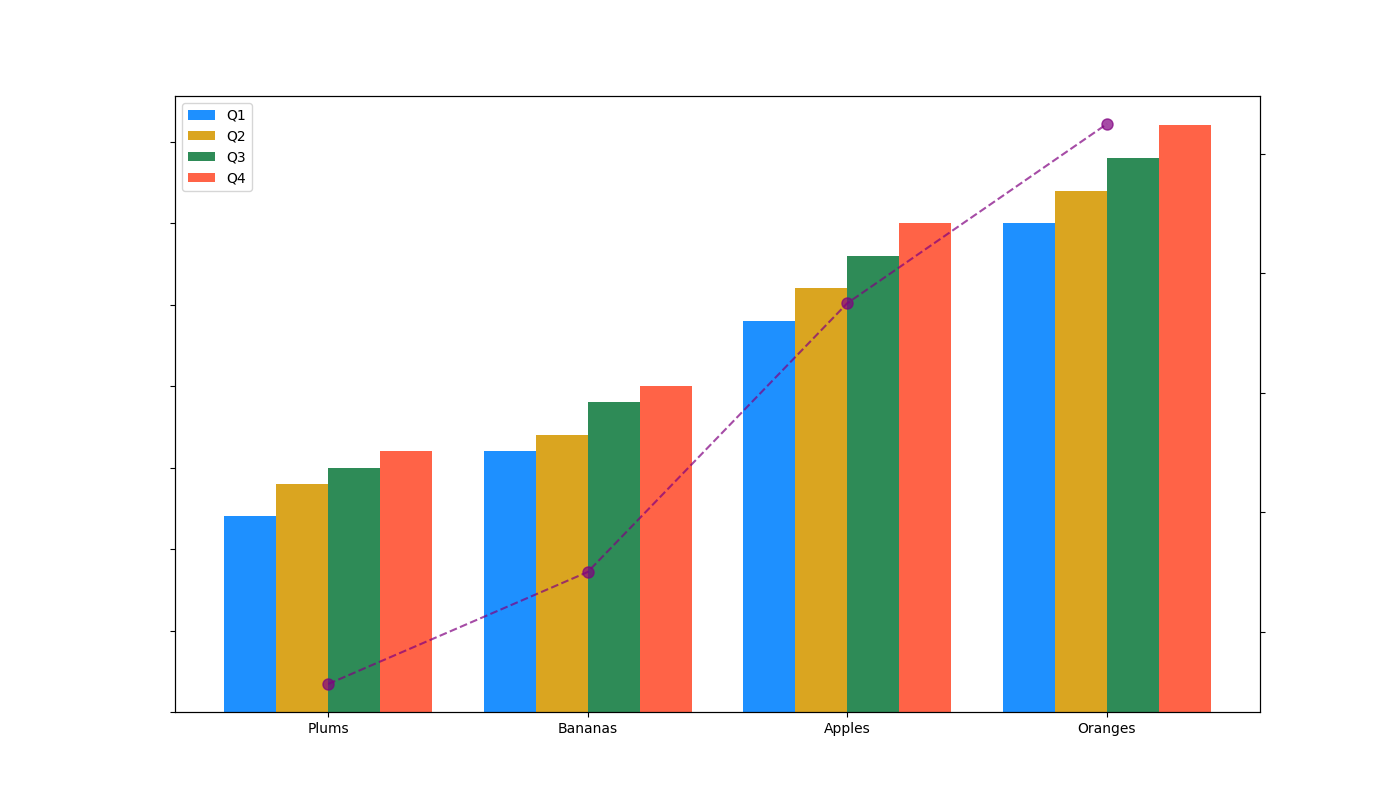

Generate this figure with Python:
import matplotlib.pyplot as plt
import numpy as np

categories = ["Apples", "Bananas", "Oranges", "Plums"]
q1_sales = [120, 80, 150, 60]
q2_sales = [130, 85, 160, 70]
q3_sales = [140, 95, 170, 75]
q4_sales = [150, 100, 180, 80]

# Calculate average and sort indices based on it
avg_sales_per_quarter = np.mean([q1_sales, q2_sales, q3_sales, q4_sales], axis=0)
sorted_indices = np.argsort(avg_sales_per_quarter)

# Sort the sales data and categories based on sorted indices
categories_sorted = [categories[i] for i in sorted_indices]
q1_sales_sorted = [q1_sales[i] for i in sorted_indices]
q2_sales_sorted = [q2_sales[i] for i in sorted_indices]
q3_sales_sorted = [q3_sales[i] for i in sorted_indices]
q4_sales_sorted = [q4_sales[i] for i in sorted_indices]
avg_sales_per_quarter_sorted = avg_sales_per_quarter[sorted_indices]

fig, ax1 = plt.subplots(figsize=(14, 8))
width = 0.2
x = np.arange(len(categories_sorted))

# Plot the sorted bar chart
ax1.bar(x - 1.5*width, q1_sales_sorted, width, color='dodgerblue', label='Q1')
ax1.bar(x - 0.5*width, q2_sales_sorted, width, color='goldenrod', label='Q2')
ax1.bar(x + 0.5*width, q3_sales_sorted, width, color='seagreen', label='Q3')
ax1.bar(x + 1.5*width, q4_sales_sorted, width, color='tomato', label='Q4')

# Set category labels
ax1.set_xticks(x)
ax1.set_xticklabels(categories_sorted)
ax1.tick_params(axis='y', labelleft=False)
ax1.legend()

# Add line plot for average sales data
ax2 = ax1.twinx()
ax2.plot(x, avg_sales_per_quarter_sorted, color='purple', linestyle='--', marker='o', markersize=8, alpha=0.7)
ax2.tick_params(axis='y', labelright=False)

plt.show()
